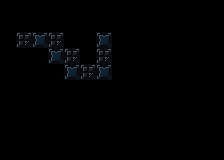

This game map was drawn from its Tiled (.tmx) file and the tilesets committed beside it. A one-line description and the full map source follow:
An orthogonal 14x10 tile map with 16x16 px tiles, 1 tile layer (background) and 23 objects (19x tile, 2x torch, actor, scene_switching_tile).

<map version="1.4" tiledversion="1.4.3" orientation="orthogonal" renderorder="right-down" width="14" height="10" tilewidth="16" tileheight="16" infinite="0" nextlayerid="11" nextobjectid="150">
 <properties>
  <property name="display_name" value="Learning To Walk" />
  <property name="next_level" value="./data/levels/tmx/L3-Pushing.tmx" />
  <property name="player_bomb_count" value="0" />
 </properties>
 <tileset firstgid="1" name="newtiledsheet" tilewidth="16" tileheight="16" tilecount="180" columns="9">
  <image source="../../newtiledsheet.png" width="144" height="320" />
  <tile id="0">
   <properties>
    <property name="destructable" value="" />
    <property name="solid" value="1" />
   </properties>
  </tile>
  <tile id="1">
   <properties>
    <property name="destructable" value="" />
    <property name="solid" value="1" />
   </properties>
  </tile>
  <tile id="2">
   <properties>
    <property name="destructable" value="" />
    <property name="solid" value="1" />
   </properties>
  </tile>
  <tile id="3">
   <properties>
    <property name="destructable" value="" />
    <property name="solid" value="1" />
   </properties>
  </tile>
  <tile id="4">
   <properties>
    <property name="destructable" value="" />
    <property name="solid" value="" />
   </properties>
  </tile>
  <tile id="9">
   <properties>
    <property name="destructable" value="" />
    <property name="solid" value="1" />
   </properties>
  </tile>
  <tile id="10">
   <properties>
    <property name="destructable" value="" />
    <property name="solid" value="1" />
   </properties>
  </tile>
  <tile id="11">
   <properties>
    <property name="destructable" value="" />
    <property name="solid" value="1" />
   </properties>
  </tile>
  <tile id="12">
   <properties>
    <property name="destructable" value="" />
    <property name="solid" value="1" />
   </properties>
  </tile>
  <tile id="13">
   <properties>
    <property name="destructable" value="" />
    <property name="solid" value="" />
   </properties>
  </tile>
  <tile id="18">
   <properties>
    <property name="destructable" value="" />
    <property name="solid" value="" />
   </properties>
  </tile>
  <tile id="19">
   <properties>
    <property name="destructable" value="" />
    <property name="solid" value="" />
   </properties>
  </tile>
  <tile id="20">
   <properties>
    <property name="destructable" type="bool" value="true" />
    <property name="solid" value="1" />
   </properties>
  </tile>
  <tile id="27">
   <properties>
    <property name="destructable" value="" />
    <property name="solid" value="1" />
   </properties>
  </tile>
  <tile id="28">
   <properties>
    <property name="destructable" value="" />
    <property name="solid" value="1" />
   </properties>
  </tile>
  <tile id="29">
   <properties>
    <property name="destructable" value="1" />
    <property name="solid" value="1" />
   </properties>
  </tile>
  <tile id="30">
   <properties>
    <property name="destructable" value="" />
    <property name="solid" value="1" />
   </properties>
  </tile>
  <tile id="31">
   <properties>
    <property name="destructable" value="" />
    <property name="solid" value="" />
   </properties>
  </tile>
  <tile id="32">
   <properties>
    <property name="destructable" value="" />
    <property name="solid" value="" />
   </properties>
  </tile>
  <tile id="54">
   <properties>
    <property name="destructable" value="" />
    <property name="solid" value="True" />
   </properties>
  </tile>
  <tile id="58">
   <properties>
    <property name="destructable" value="" />
    <property name="solid" value="" />
   </properties>
  </tile>
 </tileset>
 <layer id="1" name="background" width="14" height="10">
  <data encoding="csv">
27,27,27,27,27,27,27,27,22,22,22,22,22,22,
27,27,27,27,27,27,27,36,22,22,22,22,22,22,
27,19,20,19,27,27,20,27,27,22,22,22,22,22,
27,27,27,20,19,27,19,27,27,22,22,22,22,22,
27,27,27,27,20,19,20,27,27,22,22,22,22,22,
27,27,27,27,27,27,27,27,27,27,27,22,22,22,
27,27,27,27,27,27,27,27,22,22,22,22,22,22,
27,27,27,27,27,27,27,27,22,22,22,22,22,22,
27,27,22,22,22,22,22,22,22,22,22,22,22,22,
22,22,22,22,22,22,22,22,22,22,22,22,22,22
</data>
 </layer>
 <objectgroup id="4" name="objects">
  <object id="83" type="tile" gid="1" x="16" y="32" width="16" height="16" />
  <object id="85" type="tile" gid="1" x="32" y="32" width="16" height="16" />
  <object id="100" type="tile" gid="10" x="16" y="64" width="16" height="16" />
  <object id="101" type="tile" gid="10" x="32" y="64" width="16" height="16" />
  <object id="114" type="tile" gid="28" x="32" y="64" width="16" height="16" />
  <object id="115" type="tile" gid="28" x="0" y="48" width="16" height="16" />
  <object id="116" type="tile" gid="11" x="0" y="48" width="16" height="16" />
  <object id="117" type="actor" gid="46" x="16" y="48" width="16" height="16" />
  <object id="118" type="tile" gid="1" x="48" y="32" width="16" height="16" />
  <object id="119" type="tile" gid="1" x="64" y="48" width="16" height="16" />
  <object id="120" type="tile" gid="1" x="80" y="64" width="16" height="16" />
  <object id="121" type="tile" gid="10" x="48" y="80" width="16" height="16" />
  <object id="122" type="tile" gid="10" x="64" y="96" width="16" height="16" />
  <object id="123" type="tile" gid="10" x="80" y="96" width="16" height="16" />
  <object id="124" type="tile" gid="10" x="96" y="96" width="16" height="16" />
  <object id="126" type="tile" gid="2" x="112" y="64" width="16" height="16" />
  <object id="129" type="tile" gid="1" x="96" y="32" width="16" height="16" />
  <object id="131" type="tile" gid="11" x="80" y="48" width="16" height="16" />
  <object id="133" type="tile" gid="1" x="112" y="32" width="16" height="16" />
  <object id="146" type="torch" gid="98" x="80" y="64" width="16" height="16" />
  <object id="147" type="torch" gid="98" x="112" y="32" width="16" height="16" />
  <object id="148" type="scene_switching_tile" gid="32" x="112" y="48" width="16" height="16">
   <properties>
    <property name="scene" value="./data/levels/tmx/L3-Pushing.tmx" />
   </properties>
  </object>
  <object id="149" type="tile" gid="2" x="112" y="80" width="16" height="16" />
 </objectgroup>
</map>
